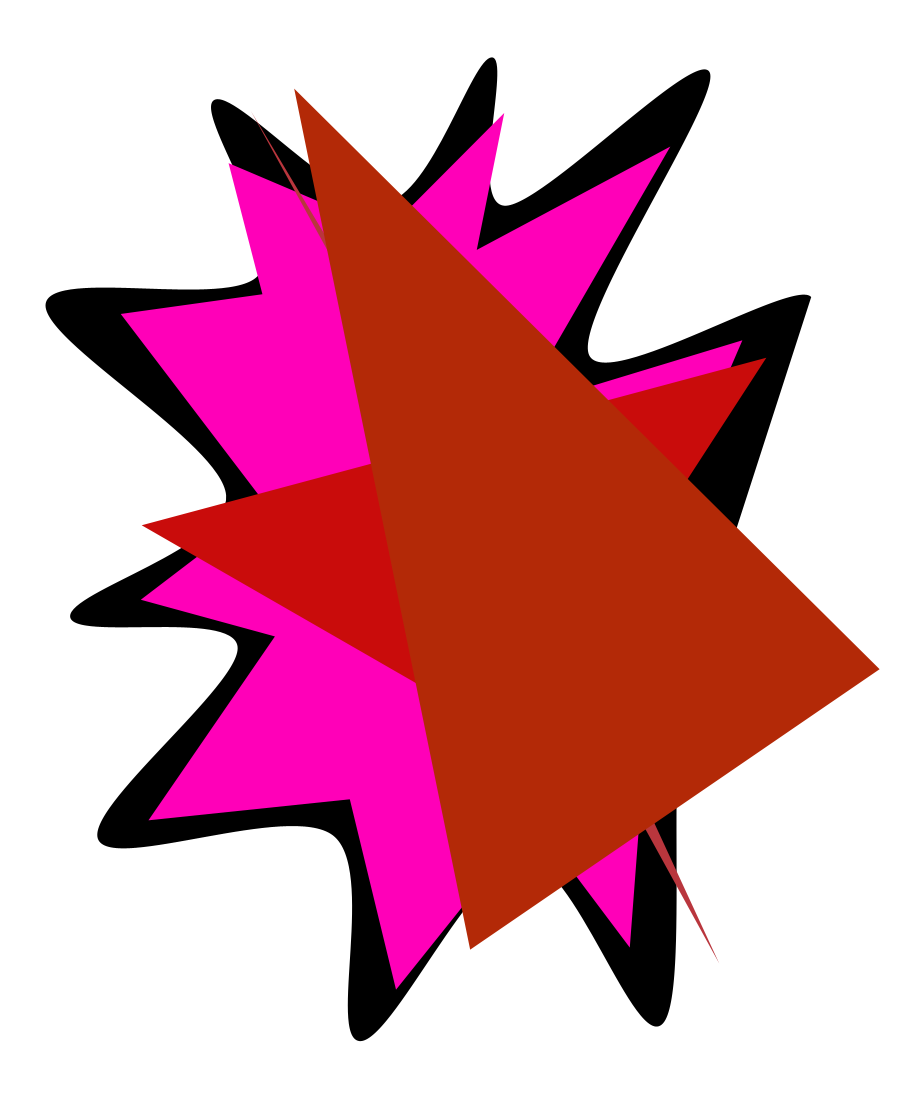
Frame 1 (no input)
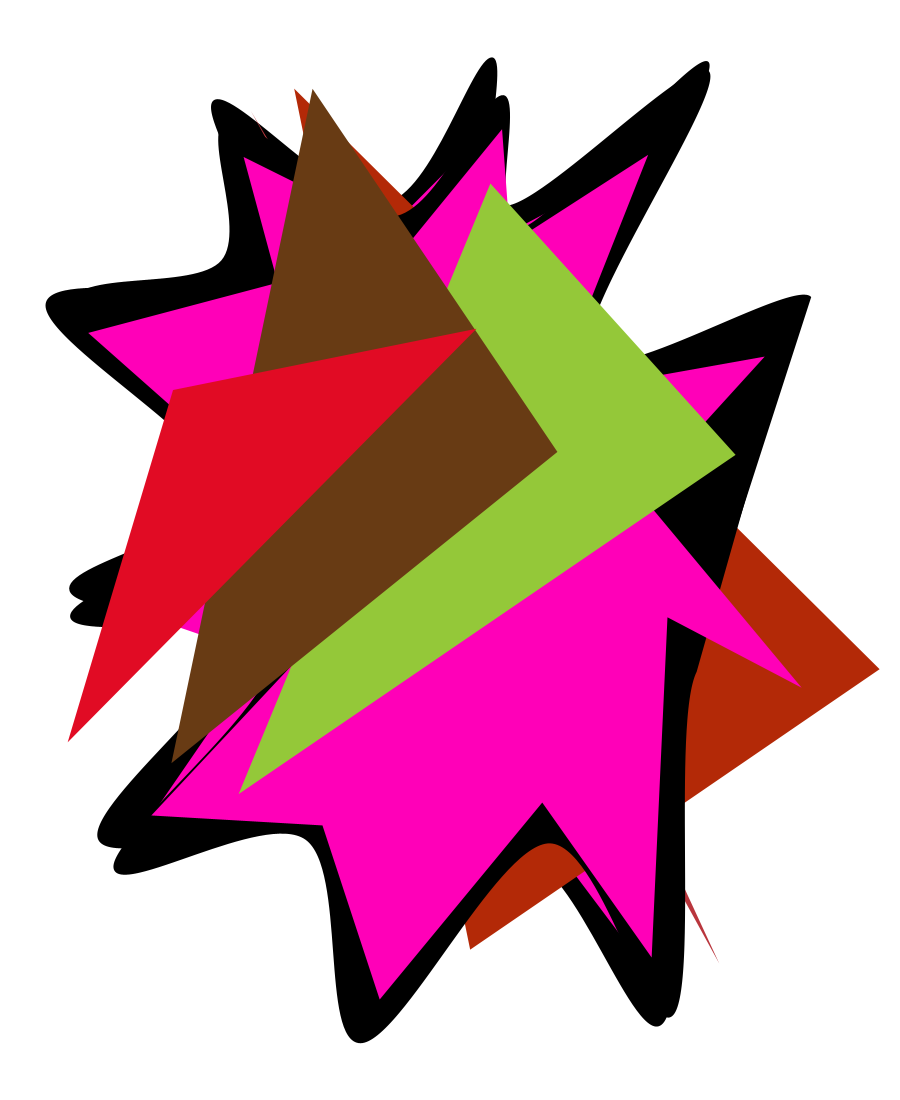
Frame 2 (the mouse pressed at the canvas centre, redrawn once)

The Processing sketch that drew these frames (run headless with seeded random() and noise(); the mouse was pressed at the canvas centre and the sketch redrawn once):

// Processing sketch: OChack2018_sample2
// ── OChack2018_sample2.pde
// OChack2018 Tama Art University
float[][] outer = {
  {618.69, 417.09}, {728.15, 237.57}, {509.81, 292.39}, {646.16, 0.0}, {446.02, 152.01}, {438.73, 6.78}, {326.74, 134.18}, {144.47, 45.9}, {175.58, 209.37}, {0.0, 244.14}, {164.85, 426.16}, {22.34, 533.3}, {190.56, 595.32}, {43.76, 789.19}, {257.61, 773.35}, {303.77, 959.72}, {466.36, 774.31}, {602.29, 954.9}, {615.81, 595.92}, {770.0, 631.68}
};
float[][] inner = {
  {593.85, 564.37}, {583.25, 894.16}, {467.13, 738.6}, {315.13, 913.37}, {274.54, 746.57}, {87.85, 763.07}, {223.35, 583.99}, {67.92, 525.8}, {197.14, 428.81}, {41.06, 257.7}, {202.61, 228.05}, {173.31, 83.53}, {333.35, 164.55}, {421.95, 59.68}, {428.38, 193.}, {592.02, 67.39}, {471.06, 324.86}, {684.25, 269.7}, {592.2, 418.0}, {720.41, 598.34}
};
void setup() {
  size(900, 1100);
  background(255);
  noStroke();
}
void draw() {
  translate(65, 70);
  fill(0);
  beginShape();
  for (int i = 0; i < 20; i++) { 
    curveVertex(outer[i][0]+random(-20, 20), outer[i][1]+random(-20, 20));
  }
  endShape(CLOSE);
  fill(#ff00b8);
  beginShape();
  for (int i = 0; i < 20; i++) { 
    vertex(inner[i][0]+random(-20, 20), inner[i][1]+random(-20, 20));
  }
  endShape(CLOSE);
  for (int j = 0; j < 3; j++) {
    fill(random(0, 256), random(0, 256), random(0, 64));
    beginShape();
    for (int i = 0; i < 20; i+=7) {
      int n = int(random(i, i+7))%20;
    vertex(inner[n][0]+random(-100, 100), inner[n][1]+random(-100, 100));
    }
    endShape(CLOSE);
  }
  noLoop();
  save("OChack"+str(int(random(65535)))+".tif");
}
